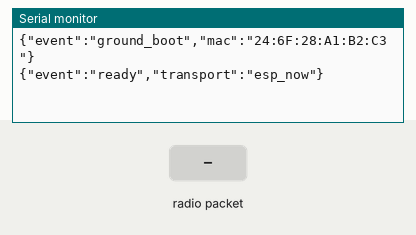
Recording of a program running on a simulated ESP32. Parts: the last lines printed to the serial monitor. The test bench sets the inputs (shaded band).

Above: at 1.7 s.
1.8 s: radio packet "\"" arrives
At 2.2 s:
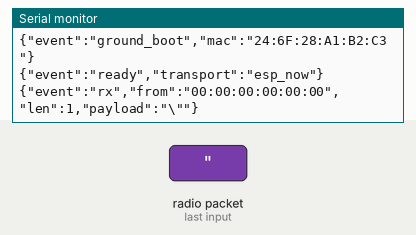
3.3 s: radio packet "1" arrives
At 4.6 s:
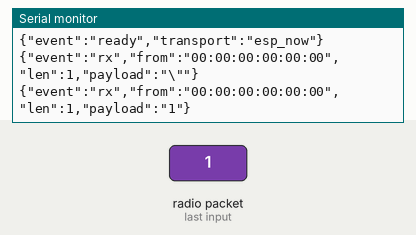

Measured:
- after the input at 1.8 s, the serial monitor: prints a new line at once (image 1)
- after the input at 3.3 s, the serial monitor: prints a new line at once (image 2)

The program:

main.cpp
```cpp
#include <WiFi.h>
#include <esp_now.h>
#include <esp_idf_version.h>
#include <esp_wifi.h>

static const uint8_t ESPNOW_CHANNEL = 1;

#if ESP_IDF_VERSION >= ESP_IDF_VERSION_VAL(5, 0, 0)
void onReceive(const esp_now_recv_info_t *info, const uint8_t *data, int dataLen) {
  const uint8_t *src = info->src_addr;
#else
void onReceive(const uint8_t *src, const uint8_t *data, int dataLen) {
#endif
  Serial.printf("{\"event\":\"rx\",\"from\":\"%02X:%02X:%02X:%02X:%02X:%02X\",\"len\":%d,\"payload\":",
                src[0], src[1], src[2],
                src[3], src[4], src[5],
                dataLen);

  Serial.print("\"");
  for (int i = 0; i < dataLen; i++) {
    char c = (char)data[i];
    if (c == '"' || c == '\\') {
      Serial.print('\\');
    }
    Serial.print(c);
  }
  Serial.println("\"}");
}

void setup() {
  Serial.begin(115200);
  delay(500);

  WiFi.mode(WIFI_STA);
  WiFi.disconnect();
  esp_wifi_set_promiscuous(true);
  esp_wifi_set_channel(ESPNOW_CHANNEL, WIFI_SECOND_CHAN_NONE);
  esp_wifi_set_promiscuous(false);

  Serial.printf("{\"event\":\"ground_boot\",\"mac\":\"%s\"}\n", WiFi.macAddress().c_str());

  if (esp_now_init() != ESP_OK) {
    Serial.println("{\"event\":\"error\",\"msg\":\"esp_now_init failed\"}");
    return;
  }

  esp_now_register_recv_cb(onReceive);
  Serial.println("{\"event\":\"ready\",\"transport\":\"esp_now\"}");
}

void loop() {
  delay(50);
}
```
